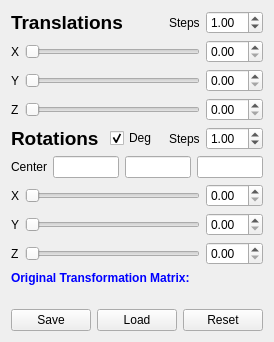
<?xml version="1.0" encoding="UTF-8"?>
<ui version="4.0">
 <class>vvToolRigidReg</class>
 <widget class="QWidget" name="vvToolRigidReg">
  <property name="geometry">
   <rect>
    <x>0</x>
    <y>0</y>
    <width>266</width>
    <height>333</height>
   </rect>
  </property>
  <property name="windowTitle">
   <string>Form</string>
  </property>
  <layout class="QGridLayout" name="gridLayout">
   <item row="0" column="0">
    <layout class="QGridLayout" name="gridLayout_4">
     <item row="2" column="0">
      <layout class="QHBoxLayout" name="horizontalLayout_29">
       <item>
        <widget class="QLabel" name="ytans">
         <property name="text">
          <string>X</string>
         </property>
        </widget>
       </item>
       <item>
        <layout class="QHBoxLayout" name="horizontalLayout_37"/>
       </item>
       <item>
        <widget class="QSlider" name="xtrans_slider">
         <property name="orientation">
          <enum>Qt::Horizontal</enum>
         </property>
        </widget>
       </item>
       <item>
        <widget class="QDoubleSpinBox" name="xtrans_sb"/>
       </item>
      </layout>
     </item>
     <item row="7" column="0">
      <layout class="QHBoxLayout" name="horizontalLayout_33">
       <item>
        <widget class="QLabel" name="xrot">
         <property name="text">
          <string>X</string>
         </property>
        </widget>
       </item>
       <item>
        <layout class="QHBoxLayout" name="horizontalLayout_42"/>
       </item>
       <item>
        <widget class="QSlider" name="xrot_slider">
         <property name="orientation">
          <enum>Qt::Horizontal</enum>
         </property>
        </widget>
       </item>
       <item>
        <widget class="QDoubleSpinBox" name="xrot_sb"/>
       </item>
      </layout>
     </item>
     <item row="9" column="0">
      <layout class="QHBoxLayout" name="horizontalLayout_34">
       <item>
        <widget class="QLabel" name="zrot">
         <property name="text">
          <string>Z</string>
         </property>
        </widget>
       </item>
       <item>
        <layout class="QHBoxLayout" name="horizontalLayout_43"/>
       </item>
       <item>
        <widget class="QSlider" name="zrot_slider">
         <property name="orientation">
          <enum>Qt::Horizontal</enum>
         </property>
        </widget>
       </item>
       <item>
        <widget class="QDoubleSpinBox" name="zrot_sb"/>
       </item>
      </layout>
     </item>
     <item row="12" column="0">
      <layout class="QVBoxLayout" name="verticalLayout_2">
       <item>
        <widget class="QLabel" name="TransformationStaticLabel">
         <property name="sizePolicy">
          <sizepolicy hsizetype="Fixed" vsizetype="Fixed">
           <horstretch>0</horstretch>
           <verstretch>0</verstretch>
          </sizepolicy>
         </property>
         <property name="text">
          <string>&lt;!DOCTYPE HTML PUBLIC &quot;-//W3C//DTD HTML 4.0//EN&quot; &quot;http://www.w3.org/TR/REC-html40/strict.dtd&quot;&gt;
&lt;html&gt;&lt;head&gt;&lt;meta name=&quot;qrichtext&quot; content=&quot;1&quot; /&gt;&lt;style type=&quot;text/css&quot;&gt;
p, li { white-space: pre-wrap; }
&lt;/style&gt;&lt;/head&gt;&lt;body style=&quot; font-family:'Sans Serif'; font-size:9pt; font-weight:400; font-style:normal;&quot;&gt;
&lt;p style=&quot; margin-top:0px; margin-bottom:0px; margin-left:0px; margin-right:0px; -qt-block-indent:0; text-indent:0px;&quot;&gt;&lt;span style=&quot; font-weight:600; color:#0000ff;&quot;&gt;Original Transformation Matrix:&lt;/span&gt;&lt;/p&gt;&lt;/body&gt;&lt;/html&gt;</string>
         </property>
        </widget>
       </item>
       <item>
        <widget class="QLabel" name="transformationLabel">
         <property name="sizePolicy">
          <sizepolicy hsizetype="Expanding" vsizetype="Preferred">
           <horstretch>0</horstretch>
           <verstretch>0</verstretch>
          </sizepolicy>
         </property>
         <property name="font">
          <font>
           <family>Monospace</family>
           <pointsize>8</pointsize>
          </font>
         </property>
         <property name="text">
          <string/>
         </property>
         <property name="textFormat">
          <enum>Qt::PlainText</enum>
         </property>
        </widget>
       </item>
       <item>
        <layout class="QHBoxLayout" name="horizontalLayout_5">
         <item>
          <widget class="QPushButton" name="savebutton">
           <property name="text">
            <string>Save</string>
           </property>
          </widget>
         </item>
         <item>
          <widget class="QPushButton" name="loadbutton">
           <property name="text">
            <string>Load</string>
           </property>
          </widget>
         </item>
         <item>
          <widget class="QPushButton" name="resetbutton">
           <property name="text">
            <string>Reset</string>
           </property>
          </widget>
         </item>
        </layout>
       </item>
      </layout>
     </item>
     <item row="4" column="0">
      <layout class="QHBoxLayout" name="horizontalLayout_31">
       <item>
        <widget class="QLabel" name="ztrans">
         <property name="text">
          <string>Z</string>
         </property>
        </widget>
       </item>
       <item>
        <layout class="QHBoxLayout" name="horizontalLayout_39"/>
       </item>
       <item>
        <widget class="QSlider" name="ztrans_slider">
         <property name="orientation">
          <enum>Qt::Horizontal</enum>
         </property>
        </widget>
       </item>
       <item>
        <widget class="QDoubleSpinBox" name="ztrans_sb"/>
       </item>
      </layout>
     </item>
     <item row="3" column="0">
      <layout class="QHBoxLayout" name="horizontalLayout_30">
       <item>
        <widget class="QLabel" name="ytrans">
         <property name="text">
          <string>Y</string>
         </property>
        </widget>
       </item>
       <item>
        <layout class="QHBoxLayout" name="horizontalLayout_38"/>
       </item>
       <item>
        <widget class="QSlider" name="ytrans_slider">
         <property name="orientation">
          <enum>Qt::Horizontal</enum>
         </property>
        </widget>
       </item>
       <item>
        <widget class="QDoubleSpinBox" name="ytrans_sb"/>
       </item>
      </layout>
     </item>
     <item row="12" column="1">
      <layout class="QHBoxLayout" name="horizontalLayout_49"/>
     </item>
     <item row="8" column="0">
      <layout class="QHBoxLayout" name="horizontalLayout_32">
       <item>
        <widget class="QLabel" name="yrot">
         <property name="text">
          <string>Y</string>
         </property>
        </widget>
       </item>
       <item>
        <layout class="QHBoxLayout" name="horizontalLayout_40"/>
       </item>
       <item>
        <widget class="QSlider" name="yrot_slider">
         <property name="orientation">
          <enum>Qt::Horizontal</enum>
         </property>
        </widget>
       </item>
       <item>
        <widget class="QDoubleSpinBox" name="yrot_sb"/>
       </item>
      </layout>
     </item>
     <item row="1" column="0">
      <layout class="QHBoxLayout" name="horizontalLayout">
       <item>
        <widget class="QLabel" name="label_3">
         <property name="font">
          <font>
           <pointsize>14</pointsize>
           <weight>75</weight>
           <bold>true</bold>
          </font>
         </property>
         <property name="text">
          <string>Translations</string>
         </property>
        </widget>
       </item>
       <item>
        <spacer name="horizontalSpacer">
         <property name="orientation">
          <enum>Qt::Horizontal</enum>
         </property>
         <property name="sizeHint" stdset="0">
          <size>
           <width>40</width>
           <height>20</height>
          </size>
         </property>
        </spacer>
       </item>
       <item>
        <widget class="QLabel" name="label_2">
         <property name="text">
          <string>Steps</string>
         </property>
        </widget>
       </item>
       <item>
        <widget class="QDoubleSpinBox" name="stepTransSpinBox">
         <property name="toolTip">
          <string>Translations</string>
         </property>
         <property name="singleStep">
          <double>1.000000000000000</double>
         </property>
         <property name="value">
          <double>1.000000000000000</double>
         </property>
        </widget>
       </item>
      </layout>
     </item>
     <item row="5" column="0">
      <layout class="QHBoxLayout" name="horizontalLayout_3">
       <item>
        <widget class="QLabel" name="label_4">
         <property name="font">
          <font>
           <pointsize>14</pointsize>
           <weight>75</weight>
           <bold>true</bold>
          </font>
         </property>
         <property name="text">
          <string>Rotations</string>
         </property>
        </widget>
       </item>
       <item>
        <spacer name="horizontalSpacer_3">
         <property name="orientation">
          <enum>Qt::Horizontal</enum>
         </property>
         <property name="sizeHint" stdset="0">
          <size>
           <width>40</width>
           <height>20</height>
          </size>
         </property>
        </spacer>
       </item>
       <item>
        <widget class="QCheckBox" name="checkBoxDegrees">
         <property name="text">
          <string>Deg</string>
         </property>
         <property name="checked">
          <bool>true</bool>
         </property>
        </widget>
       </item>
       <item>
        <layout class="QHBoxLayout" name="horizontalLayout_2">
         <item>
          <spacer name="horizontalSpacer_2">
           <property name="orientation">
            <enum>Qt::Horizontal</enum>
           </property>
           <property name="sizeHint" stdset="0">
            <size>
             <width>40</width>
             <height>20</height>
            </size>
           </property>
          </spacer>
         </item>
         <item>
          <widget class="QLabel" name="label_5">
           <property name="text">
            <string>Steps</string>
           </property>
          </widget>
         </item>
         <item>
          <widget class="QDoubleSpinBox" name="stepRotSpinBox">
           <property name="toolTip">
            <string>Rotations</string>
           </property>
           <property name="value">
            <double>1.000000000000000</double>
           </property>
          </widget>
         </item>
        </layout>
       </item>
      </layout>
     </item>
     <item row="6" column="0">
      <layout class="QHBoxLayout" name="horizontalLayout_28">
       <item>
        <widget class="QLabel" name="label">
         <property name="text">
          <string>Center</string>
         </property>
        </widget>
       </item>
       <item>
        <layout class="QHBoxLayout" name="horizontalLayout_4">
         <item>
          <widget class="QLineEdit" name="Zval"/>
         </item>
         <item>
          <widget class="QLineEdit" name="Yval"/>
         </item>
         <item>
          <widget class="QLineEdit" name="Xval"/>
         </item>
        </layout>
       </item>
      </layout>
     </item>
    </layout>
   </item>
  </layout>
 </widget>
 <resources/>
 <connections/>
</ui>
